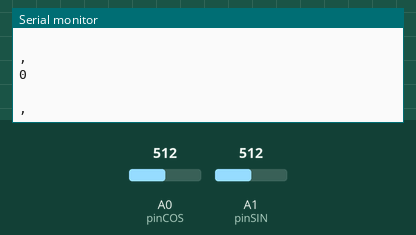
Recording of a sketch running on a simulated Arduino Uno, built with avr-gcc and run on an emulated ATmega328P. On the bench: the last lines printed to the serial monitor. The test bench sets the inputs (shaded band); at power-on: A0 (pinCOS) = 512, A1 (pinSIN) = 512.

Above: at 1.2 s.
1.3 s: A0 (pinCOS) set to 716
At 1.31 s:
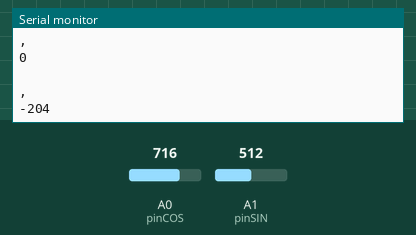
2.8 s: A1 (pinSIN) set to 306
At 2.82 s:
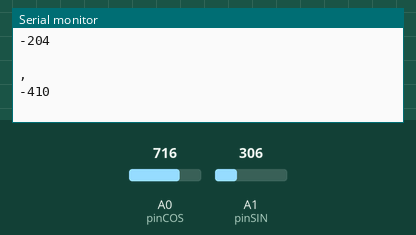
4.3 s: A0 (pinCOS) set to 900
At 4.33 s:
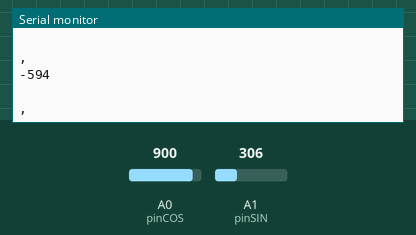
5.8 s: A1 (pinSIN) set to 122
At 5.84 s:
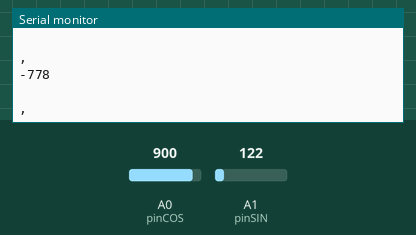
Timing chart, 0 to 8.3 s (numbered marks = the images above; inputs shaded):
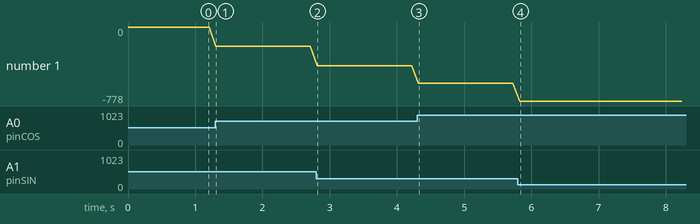

The sketch:

v3_Suspension_Travel.ino
```cpp
/*
Wire Color Code

Red = power
Black = ground
Green/Blue = Output

*/


//these pins are reading in Magnetic Flux Density (MFD)
//sensor outputs voltage proportional to magnetic strength
//analog read in

//IMPORTANT: Make sure pinCOS is the x- axis and pinSIN is the y- axis
const int pinCOS = A0;
const int pinSIN = A1;

//Bryce will give this value once he finds it....it's the distance from the mount pivot to the orthagonal intersection of the wheel center axis
const int arm_radius = 0;

void setup() {

  pinMode(pinSIN, INPUT);
  pinMode(pinCOS, INPUT);

  Serial.begin(9600);

}

void loop() {
  //all trig function parameters are in radians -> convert if needed
  //recall By = @sin(θ) & Bx = @cos(θ) where B = output, @ = max MFD
  // MFD is in mA units
  long vltSIN = analogRead(pinSIN);
  long vltCOS = analogRead(pinCOS);

  //Serial.println(vltSIN);
  //difference of max voltage - min voltage when going up, will hit 0 going down, and do min voltage - max voltage
  Serial.println(vltSIN-vltCOS);
  Serial.println(" ");
  Serial.println(",");
  //Serial.println(vltSIN);
  //Serial.println(",");
  delay(100);

}

// formula for angular displacement θ = linear displacement/ Radius of arm
// Devon has found a way to find linear displacement by just using voltage and has the sketch on him
// this function may be changed to accomodate his code as they were accurate, according to Bryce

long angDisp(float x){
  return(x*arm_radius);
}
```

Measured:
- after the input at 1.3 s, the serial monitor: prints a new line at once (image 1)
- after the input at 2.8 s, the serial monitor: prints a new line at once (image 2)
- after the input at 4.3 s, the serial monitor: prints a new line at once (image 3)
- after the input at 5.8 s, the serial monitor: prints a new line at once (image 4)
- plotted number 1: 0 → -204 after the input at 1.3 s, -204 → -410 after the input at 2.8 s, -410 → -594 after the input at 4.3 s, -594 → -778 after the input at 5.8 s
